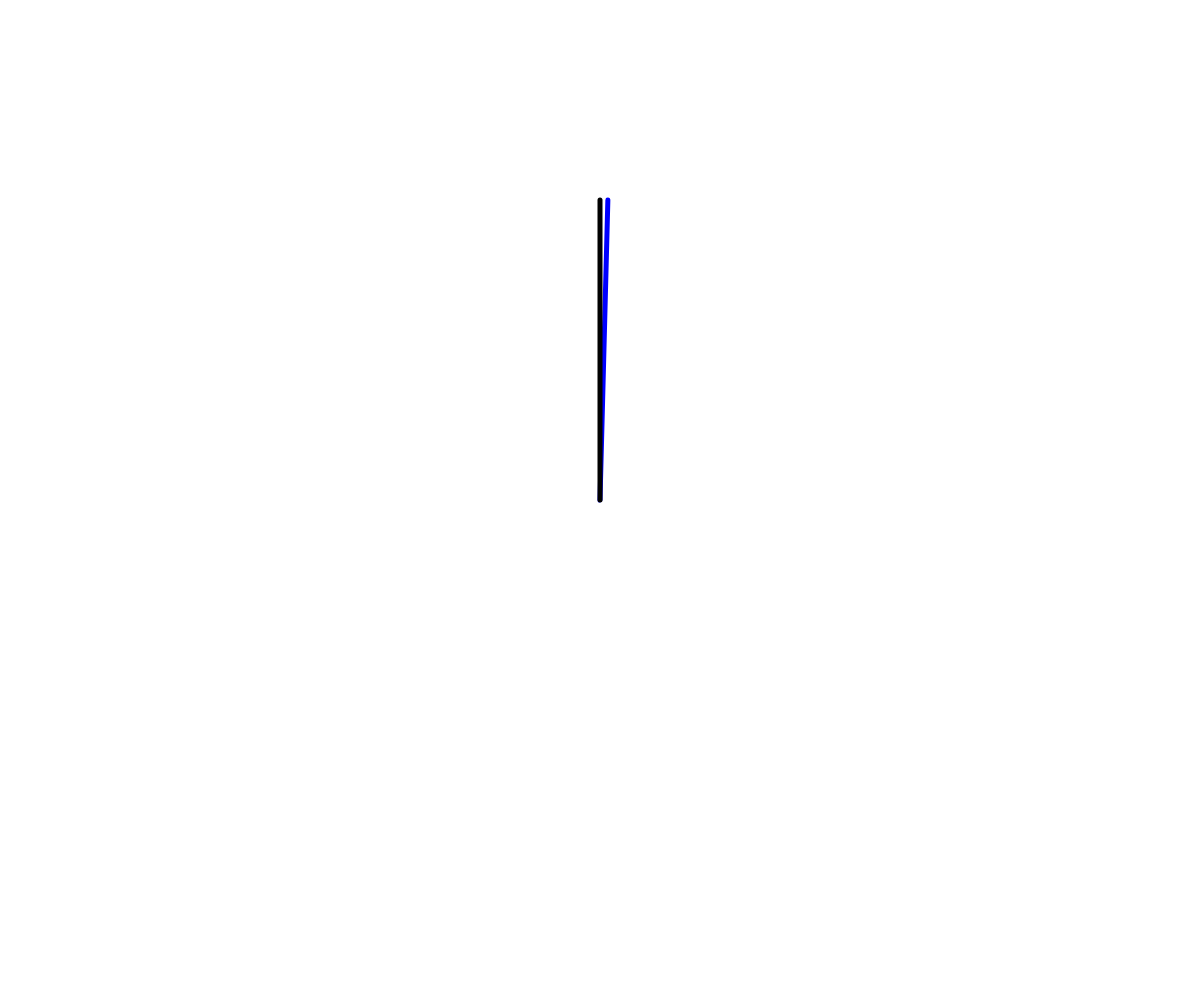
Frame 1 (no input)
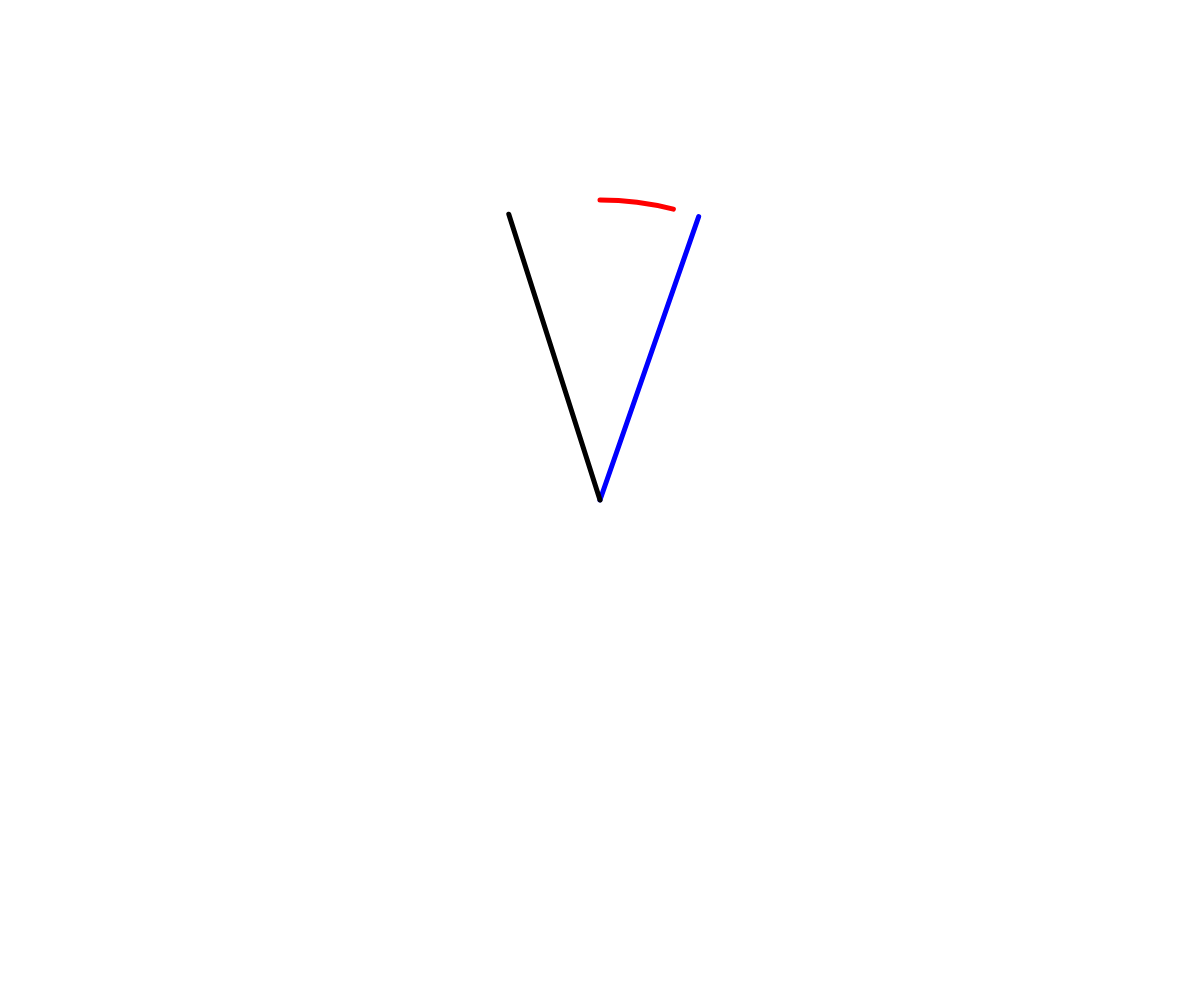
Frame 60 (no input)
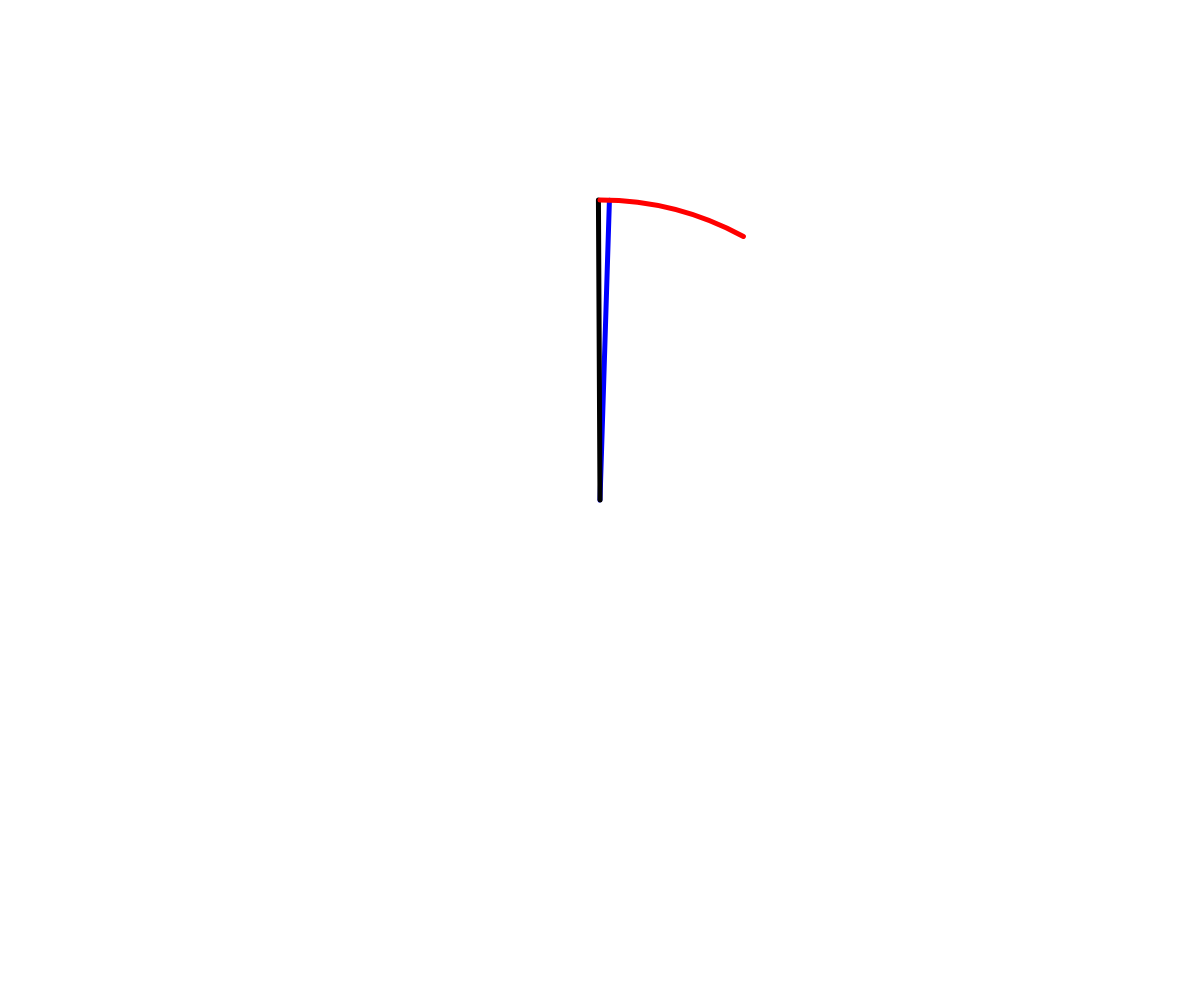
Frame 120 (the mouse pressed at the canvas centre since frame 60)

The p5.js sketch that drew these frames (run headless with seeded random() and noise() and a simulated clock; from frame 60 on, the mouse is pressed at the canvas centre):

// p5.js sketch
// ── sketch.js
// clock parameters
var clockRadius;
var handLength = 300;
var angle = 0;
let missAngle = 90;
let makeAngle = 0;
let circAngle = 0;
let shouldTween = false;
let targetTime = 180;

let bPressed = false;

let PA; //posssession arrow

function setup() {
  createCanvas(windowWidth, windowHeight);
  smooth();
  strokeWeight(5);
  strokeCap(ROUND);

  // Setup
  //clockRadius = 1.5 * (windowWidth / 2);
  clockRadius = windowWidth / 2;
}

let a_start = 0.0;
let a_speed = 0.01;
let a_direction = -1;
let a_tween = 0;

let b_start = 0.05;
let b_speed = 0.01;
let b_direction = 1;
let b_tween = 0;

function draw() {
  background(255);
  angleMode(DEGREES);
  // Note: adds trail of previous direction
  // background(255, 255, 255, 12.5);

  let cx = width / 2;
  let cy = height / 2;

  // Circle Function
  // x - center_x
  // y - center_y
  // offset_pct - size of the step as percentage of circle
  stroke("blue");
//   if (shouldTween && a_direction > 0) {
//     stroke("green");
//   }
  let r_point = circleAt(cx, cy, b_start / 12, 300);
  b_start += b_speed * b_direction;
  line(cx, cy, r_point.x, r_point.y);

  // Add a trail if direction positive (have ball)
  //   if (a_direction > 0) {
  //     let step = -0.001;
  //     for (let i = 0; i < 100; i++) {
  //       r_point = circleAt(cx, cy, b_start / 12 + step * i, 300);
  //       push();
  //       let c = color("red");
  //       c.setAlpha(255 - map(i, 0, 100, 0, 255));
  //       strokeWeight(2);
  //       stroke(c);
  //       line(cx, cy, r_point.x, r_point.y);
  //       pop();
  //     }
  //   }

  stroke("black");
//   if (shouldTween && b_direction > 0) {
//     stroke("green");
//   }
  let b_point = circleAt(cx, cy, a_start / 12, 300);
  a_start += a_speed * a_direction;
  line(cx, cy, b_point.x, b_point.y);

  // Add a trail if direction positive (have ball)
  //   if (b_direction > 0) {
  //     let step = -0.001;
  //     for (let i = 0; i < 100; i++) {
  //       r_point = circleAt(cx, cy, a_start / 12 + step * i, 300);
  //       push();
  //       let c = color("black");
  //       c.setAlpha(255 - map(i, 0, 100, 0, 255));
  //       strokeWeight(2);
  //       stroke(c);
  //       line(cx, cy, r_point.x, r_point.y);
  //       pop();
  //     }
  //   }

  // draw arc
  (() => {
    push();
    translate(width / 2, height / 2);
    rotate(-90);
    //stroke("#5597cf");
    stroke("red");
    noFill();
    arc(0, 0, clockRadius, clockRadius,0, circAngle);
    circAngle += 0.24;
    pop();
  })();

  //clockshot should reset when mousePressed
  if (mousePressed) {
    makeTarget = 0;
    
    
  }
}

function keyReleased() {
  // console.log('key released works');
}

//shotAttempt
function keyTyped() {
  if (key == "b" || key == "B") {
    console.log("key");
    bPressed = true;
  }
}

function keyPressed() {
  myKey = key;
  myKeyCode = keyCode;

  switch (key) {
    case "s":
      shotMake("A");
      break;
    case "d":
      shotMake("B");
      break;
    case "t":
      turnOver();
      break;
    // case "g":
    //   easeToZero();
    //   break;
    // default:
    //   break;
  }
}

function shotMake(hand) {
  switch (hand) {
    case "A":
      // reset start position - A
      a_start = 0;
      break;
    case "B":
      // reset start position - B
      b_start = 0;
      break;
    default:
      break;
  }

  // Store old speeds
  let old_a_speed = a_speed;
  let old_b_speed = b_speed;
  let old_a_direction = a_direction;
  let old_b_direction = b_direction;

  // stop both hands
  a_speed = 0;
  b_speed = 0;

  tweenMe();
  setTimeout(() => {
    // FIXME: Pressing s & d together causes
    // issues.

    // change direction
    // set back old speeds
    a_speed = old_a_speed;
    b_speed = old_b_speed;
    a_direction = old_a_direction * -1;
    b_direction = old_b_direction * -1;
  }, 2000);
}

function turnOver() {
  a_direction *= -1;
  b_direction *= -1;
}

//shotMiss

// function makeShot() {
//   targetTime = 0;
// }

function missShot() {}

function mousePressed() {
  a_direction *= -1;
  b_direction *= -1;
}

//control speed
//logic

//team with possession turns clockwise, defenders turn counter
//shot attempt: swift easing motion toward 12
//make: go toward 12
//miss: hard down to 6

// Low-Level
function circleAt(x, y, offset_pct = 0, size = 10) {
  let radians = 2 * Math.PI;

  // Move starting point 90-degrees counter clockwise
  let rdn = -(radians / 4);
  // Now move to the desired offset percentage
  rdn += radians * offset_pct;

  let result_point = {
    x: x + size * Math.cos(rdn),
    y: y + size * Math.sin(rdn),
  };

  // Debug by Drawing a point
  //   circle(x, y, 10);
  //   circle(result_point.x, result_point.y, 10);
  // Return
  return result_point;
}

function tweenMe() {
  shouldTween = true;
  setTimeout(() => {
    shouldTween = false;
  }, 2000);
}
